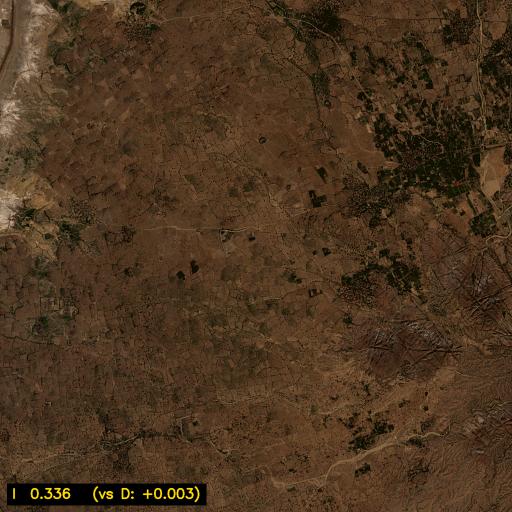
#> input picture data/glyphs/I/glyph_20260621_190352_722869.png, 1024 x 1024 px (shown at 1/2 size); its folder holds only this picture in this run
$ python -i extractors.py   (imports and definitions only)
#> lines starting #> are read from the running program, lines starting #| are printed output that depends on the picture; after the words box and inside, x2 and y2 are one past the last pixel; in counts of white or black regions, pixels touching at a corner belong together
#> further down, picture is the input picture: shape (1024, 1024, 3); mean B, G, R 30.9, 52.7, 74.8
"""Multi-lens contour extraction.

The original pipeline collapsed RGB → grayscale → Otsu, which loses all the
*color contrast* that makes farmland letters readable (think NASA's "Your
Name in Landsat" — the L-shaped field is yellow against green; in grayscale
the contrast is much weaker). This module exposes several alternative
"lenses" that each emit a binary mask; the pipeline can run any subset and
take the union of contours, deduplicated by bbox IoU.

Lenses provided:

- ``otsu``      — global grayscale Otsu (the original)
- ``landuse``   — k-means cluster the HSV pixels into K groups; emit a mask
                  per cluster so each "land use type" becomes its own
                  candidate region. Surfaces farmland/forest/water blocks.
- ``water``     — blue-dominant pixels (water / shadow / dark land).
- ``vegetation``— green-dominant pixels (NDVI-like proxy for true-color).

Each function takes an RGB-as-BGR uint8 image and returns a list of binary
masks. (We return a *list* because ``landuse`` produces several masks per
tile — one per cluster — and the caller wants to find contours in each.)
"""

from __future__ import annotations

from typing import Callable, Dict, List

import cv2
import numpy as np


# ---------------------------------------------------------------------------
# Individual lenses
# ---------------------------------------------------------------------------

# [5 lines left out: function lens_otsu, not called in this run]


def lens_landuse(img_bgr: np.ndarray, k: int = 5,
                 downscale: int = 4) -> List[np.ndarray]:
    """K-means cluster HSV pixels into ``k`` land-use groups and emit one
    binary mask per cluster.

    The image is downscaled before clustering (``downscale``× per side) so
    k-means runs in tens of ms instead of seconds; the per-cluster mask is
    then upsampled to the original resolution. This is the lens that
    surfaces letter shapes hiding inside contrasting field blocks (the L in
    NASA's "Your Name in Landsat" example).
    """
#> called with k = 5, downscale = 4
    h, w = img_bgr.shape[:2]
#> h = 1024; w = 1024
    small = cv2.resize(img_bgr, (max(1, w // downscale), max(1, h // downscale)),
                       interpolation=cv2.INTER_AREA)
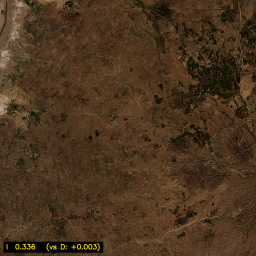
#> small: shape (256, 256, 3); mean B, G, R 30.9, 52.7, 74.8
    hsv = cv2.cvtColor(small, cv2.COLOR_BGR2HSV).astype(np.float32)
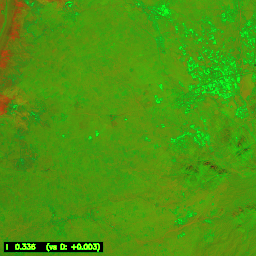
#> hsv: shape (256, 256, 3) float32; mean B, G, R 15.1, 151, 74.8
    pixels = hsv.reshape(-1, 3)
    # k-means
    criteria = (cv2.TERM_CRITERIA_EPS + cv2.TERM_CRITERIA_MAX_ITER, 10, 1.0)
    _, labels, _ = cv2.kmeans(
        pixels, k, None, criteria, 3, cv2.KMEANS_PP_CENTERS,
    )
    labels = labels.reshape(small.shape[:2]).astype(np.uint8)
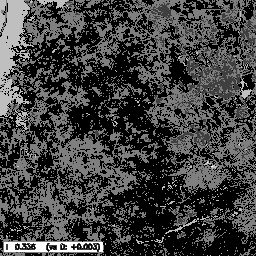
#> labels: shape (256, 256); min 0, max 4, mean 1.01; drawn with min black and max white
    masks: List[np.ndarray] = []
    for ci in range(k):
        m = (labels == ci).astype(np.uint8) * 255
        m_full = cv2.resize(m, (w, h), interpolation=cv2.INTER_NEAREST)
        # A tiny morphological clean-up so we don't get pepper-noise contours.
        kern = cv2.getStructuringElement(cv2.MORPH_ELLIPSE, (3, 3))
        m_full = cv2.morphologyEx(m_full, cv2.MORPH_OPEN, kern)
        masks.append(m_full)
#> this loop made 5 passes
#> pass 1, in lens_landuse, `m = (labels == ci).astype(np.uint8) * 255`:
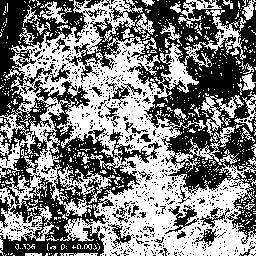
#> m: shape (256, 256); 50.1% white; 824 black regions (789 under 20 px), largest, box (x1, y1, x2, y2) and area: (65, 0, 256, 244) 14747, (0, 0, 162, 256) 13630, (165, 205, 199, 234) 334
#> pass 1, in lens_landuse, `m_full = cv2.resize(m, (w, h), interpolation=cv2.INTER_NEAREST)`:
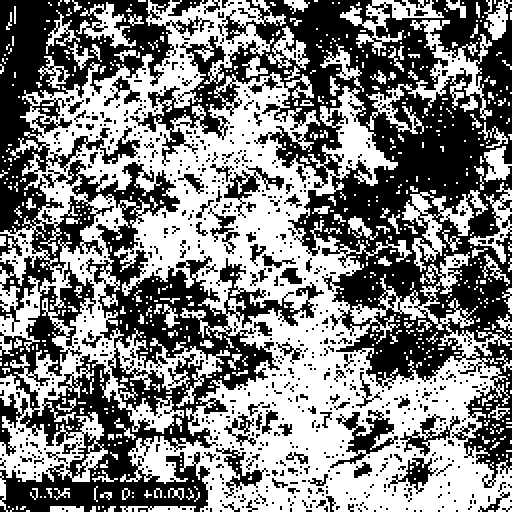
#> m_full: shape (1024, 1024) (shown at 1/2 size); 50.1% white; 824 black regions (436 under 20 px), largest, box (x1, y1, x2, y2) and area: (260, 0, 1024, 976) 235952, (0, 0, 648, 1024) 218080, (660, 820, 796, 936) 5344
#> pass 1, in lens_landuse, `m_full = cv2.morphologyEx(m_full, cv2.MORPH_OPEN, kern)`:
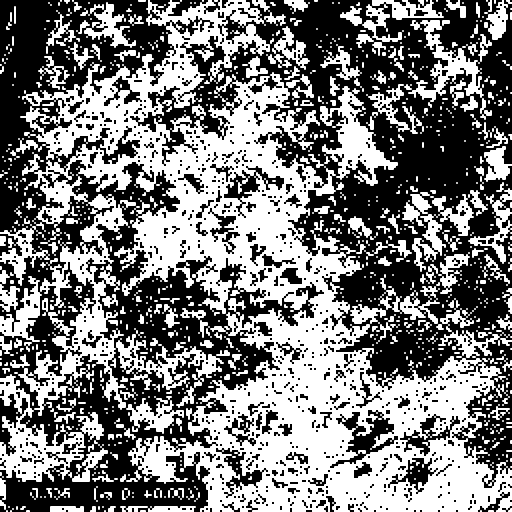
#> m_full: shape (1024, 1024) (shown at 1/2 size); 48.8% white; 1702 white regions (902 under 20 px), largest, box (x1, y1, x2, y2) and area: (40, 0, 1024, 1024) 304708, (36, 388, 256, 832) 25325, (0, 748, 172, 964) 13474
#> after the loop:
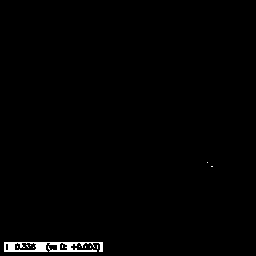
#> m: shape (256, 256); 0.95% white; 12 white regions (11 under 20 px), largest, box (x1, y1, x2, y2) and area: (4, 242, 103, 252) 599
#> after the loop, masks = 5 items
    return masks


# [31 lines left out: functions lens_water, lens_vegetation, not called in this run]


# Lens registry. Order matters only for log readability.
LENSES: Dict[str, Callable[[np.ndarray], List[np.ndarray]]] = {
    "otsu": lens_otsu,
    "landuse": lens_landuse,
    "water": lens_water,
    "vegetation": lens_vegetation,
}


# ---------------------------------------------------------------------------
# Multi-lens dispatcher + contour dedup
# ---------------------------------------------------------------------------

def _bbox(contour: np.ndarray):
    x, y, w, h = cv2.boundingRect(contour)
    return (x, y, x + w, y + h)


# [48 lines left out: functions _iou, extract_contours_multilens, not called in this run]

>>> import cv2
>>> picture = cv2.imread('../data/glyphs/I/glyph_20260621_190352_722869.png')
>>> result = lens_landuse(picture)
#> result = 5 items

$ run again, on data/glyphs/I/glyph_20260621_190357_176797.png
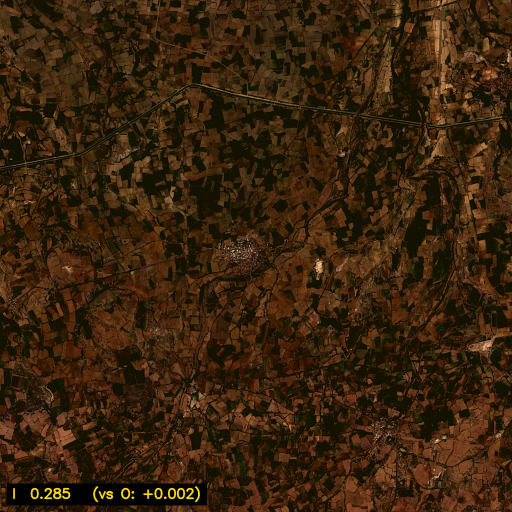
#> input picture data/glyphs/I/glyph_20260621_190357_176797.png, 1024 x 1024 px (shown at 1/2 size)
#> picture is the input picture: shape (1024, 1024, 3); mean B, G, R 11.7, 35.1, 56.7
#> the loop in lens_landuse, `for ci in range(k):` made 5 passes
#> pass 1, in lens_landuse, `m = (labels == ci).astype(np.uint8) * 255`:
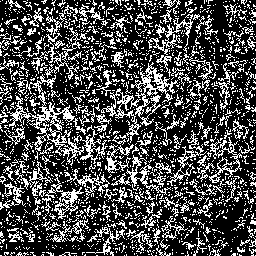
#> m: shape (256, 256); 29.5% white in thin lines or dots
#> after the loop in lens_landuse, `for ci in range(k):`:
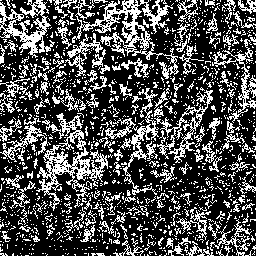
#> m: shape (256, 256); 30.9% white in thin lines or dots
#> after the loop in lens_landuse, `for ci in range(k):`: masks = 5 items
